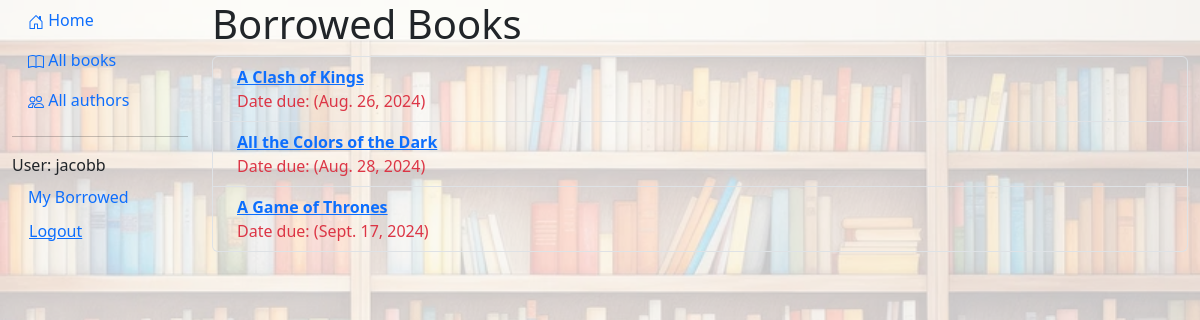
Page /catalog/mybooks/ (signed in) on the earlier database version.
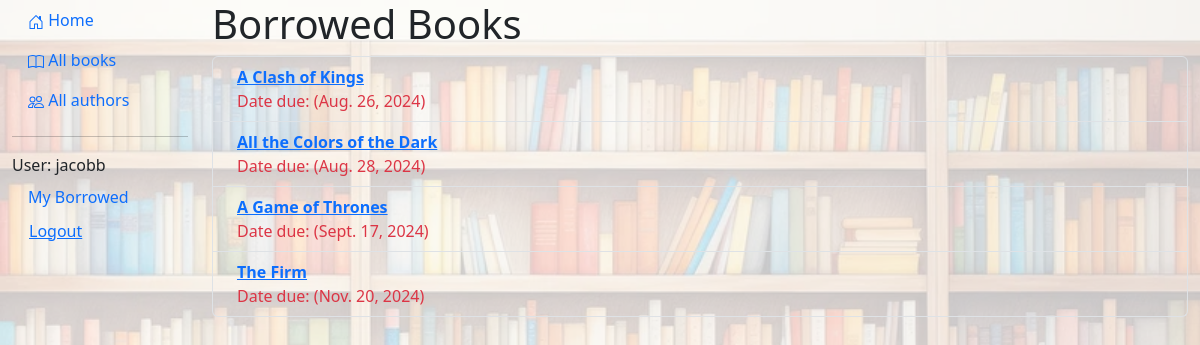
Same page on the later database version.
### catalog/models.py (models this page shows, shortened)
class BookInstance(models.Model):
    id = models.UUIDField(primary_key=True, default=uuid.uuid4, help_text="Unique ID for this particular book across the whole library")
    book = models.ForeignKey('Book', on_delete=models.RESTRICT, null=True)
    imprint = models.CharField(max_length=200)
    due_back = models.DateField(null=True, blank=True)
    borrower = models.ForeignKey(settings.AUTH_USER_MODEL, on_delete=models.SET_NULL, null=True, blank=True)
    LOAN_STATUS = (
        ('m', 'Maintenance'),
        ('o', 'On loan'),
        ('a', 'Available'),
        ('r', 'Reserved'),
    )
    status = models.CharField(
        max_length=1,
        choices=LOAN_STATUS,
        blank=True,
        default='m',
        help_text='Book_availability',
    )
    class Meta:
        ordering = ['due_back']
        permissions = (("can_mark_returned", "Set book as returned"),)
    def is_overdue(self):
        return bool(self.due_back and date.today() > self.due_back)

class Book(models.Model):
    title = models.CharField(max_length=200)
    author = models.ForeignKey('Author', on_delete=models.RESTRICT, null=True)
    summary = models.TextField(
        max_length=1000, help_text="Enter a brief description of the book")
    isbn = models.CharField('ISBN', max_length=13,
                            unique=True,
                            help_text='13 Character <a href="https://www.isbn-international.org/content/what-isbn'
                                      '">ISBN number</a>')
    genre = models.ManyToManyField(Genre, help_text="Select a genre for this book")
    language = models.ForeignKey('Language', on_delete=models.SET_NULL, null=True)
    image = models.ImageField(upload_to='images/', null=True, blank=True)
    class Meta:
        ordering = ['title']
    def display_genre(self):
        """Create a string for the Genre.  This is required to display genre in Admin."""
        return ', '.join(genre.name for genre in self.genre.all()[:3])
    display_genre.short_description = 'Genre'

### catalog/views.py (the view)
# urls.py: path('mybooks/', views.LoanedBooksByUserListView.as_view(), name='my-borrowed'),
class LoanedBooksByUserListView(LoginRequiredMixin, generic.ListView):
    model = BookInstance
    template_name = 'catalog/bookinstance_list_borrowed_user.html'
    paginate_by = 10
    def get_queryset(self):
        return (
            BookInstance.objects.filter(borrower=self.request.user)
            .filter(status__exact='o')
            .order_by('due_back')
        )

### catalog/templates/catalog/bookinstance_list_borrowed_user.html
{% extends "base_generic.html" %}
{% block content %}
    <h1>Borrowed Books</h1>
    {% if bookinstance_list %}
    <ul class="list-group">
      {% for bookinst in bookinstance_list %}
      <li class="list-group-item d-flex bg-transparent {% if bookinst.is_overdue %}text-danger{% endif %}">
        <div class="ms-2 me-auto">
          <div class="fw-bold">
            <a href="{% url 'book-detail' bookinst.book.pk %}">{{ bookinst.book.title }}</a>
          </div>
          Date due: ({{ bookinst.due_back }})
        </div>
      </li>
      {% endfor %}
    </ul>
    {% else %}
      <p>There are no books borrowed.</p>
    {% endif %}
{% endblock %}

Differences in the rows shown:
added BookInstance: book "The Firm", due_back "Nov. 20, 2024"
